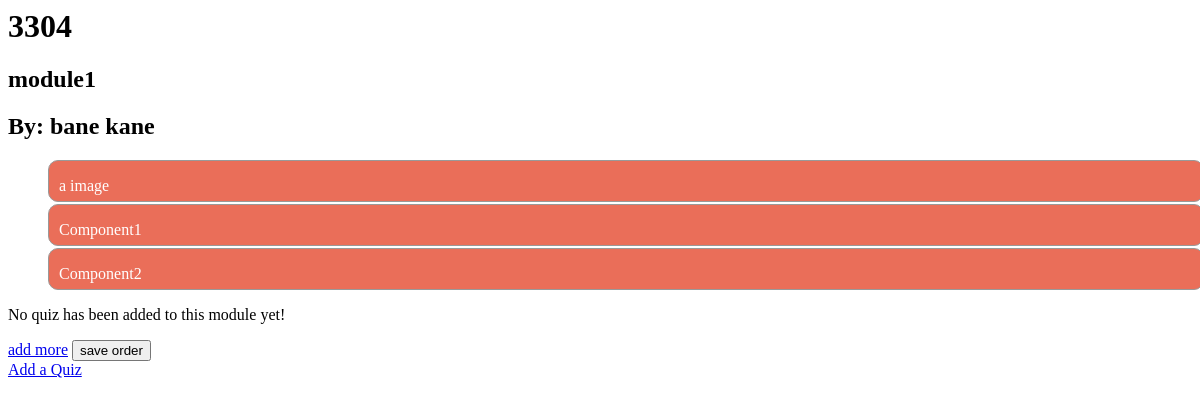
The app's page /system/manage/3/1/1/displayModuleContent/, older data.
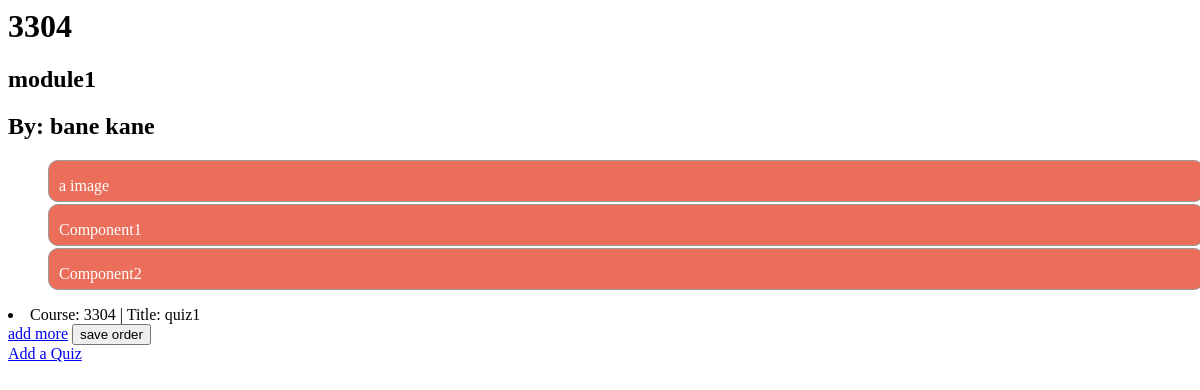
The same page, newer data.
### system/models.py (models this page shows, shortened)
class Course(models.Model):
	instructor = models.ForeignKey(Instructor, on_delete=models.CASCADE)
	category = models.ForeignKey(Category,on_delete=models.CASCADE)
	title = models.CharField(max_length=200)
	description = models.TextField()
	CECU_value = models.IntegerField()
	STATUS = (
		(0,'Open'),
		(1,'Pending'),
		(2,'Closed'),
	)
	status = models.IntegerField(choices=STATUS)

class Module(models.Model):
	course = models.ForeignKey(Course, on_delete=models.CASCADE)
	order = models.IntegerField()
	title=models.CharField(max_length=200)

class Component(models.Model):
	course=models.ForeignKey(Course,on_delete=models.CASCADE)
	module=models.ForeignKey(Module, default=None, null=True, blank=True, on_delete=models.SET_NULL)
	order=models.IntegerField(default=-1)
	title=models.CharField(max_length=200, blank=True)			# title of component?
	date_of_creation=models.DateField()
	date_of_lastUpdate=models.DateField()

class ComponentImage(Component):
	path=models.CharField(max_length=200)

class Component(models.Model):
	course=models.ForeignKey(Course,on_delete=models.CASCADE)
	module=models.ForeignKey(Module, default=None, null=True, blank=True, on_delete=models.SET_NULL)
	order=models.IntegerField(default=-1)
	title=models.CharField(max_length=200, blank=True)			# title of component?
	date_of_creation=models.DateField()
	date_of_lastUpdate=models.DateField()

class ComponentText(Component):
	content=models.TextField()

class Quiz(models.Model):
	course = models.ForeignKey(Course, on_delete=models.CASCADE)
	module=models.ForeignKey(Module,null=True,blank=True,on_delete=models.SET_NULL)
	title=models.CharField(max_length=200)
	pass_score = models.IntegerField()
	num_draw=models.IntegerField()
	def __str__(self):
		return f'Course: {self.course.title} | Title: {self.title}'

### system/moreviews/manageModules.py (the view)
# urls.py: path('manage/<int:instructor_id>/<int:course_id>/<int:module_id>/displayModuleContent/',manageModules.displayModuleContent,name='displayModuleContent'),
def displayModuleContent(request, **kwargs):
	module_id=kwargs['module_id']
	module=Module.objects.get(id=module_id)
	course=Course.objects.get(id=kwargs['course_id'])
	instructor=Instructor.objects.get(id=kwargs['instructor_id'])
	all_text_components=ComponentText.objects.filter(module__id=module_id)
	all_image_components=ComponentImage.objects.filter(module__id=module_id)
	quiz=Quiz.objects.filter(module__id=module_id)
	all_components=[None for i in range(len(all_text_components)+len(all_image_components))]
	for t in all_text_components:
		t.istext=True
		all_components[t.order]=t
	for i in all_image_components:
		i.isimage=True
		all_components[i.order]=i
	len_quiz=quiz.count()
	if len_quiz>0:
		quiz=quiz[0]
	template=loader.get_template("moduleContent.html")
	context={'components':all_components,
			 'len_component':len(all_components),
			 'quiz':quiz,
			 'len_quiz':len_quiz,
			 'instructor':instructor,
			 'course':course,
			 'module':module
			 }
	return HttpResponse(template.render(context,request))

### system/models.py (called while the page is built)
	def __str__(self):
		return f'{self.first_name} {self.last_name}'

### templates/moduleContent.html (shortened to what this page needs)
<head>
</head>
{% extends 'title.html' %}
{% block content %}
	{% if len_component > 0 %}
	<ul id="container">
		{% for component in components %}
			<li draggable="true" class="drag" id="{{component.pk}}">
				<p>{{component.title}}</p>
			</li>
		{% endfor %}
	</ul>
	{% else %}
		<p>No component has been added to this module yet!</p>
	{% endif %}
	{% if len_quiz > 0 %}
		<li>{{quiz}}</li>
	{% else %}
		<p>No quiz has been added to this module yet!</p>
	{% endif %}
<a href="{% url 'display_available_components' instructor.pk course.pk module.pk %}">add more</a>
<button id="btn" onclick="neworder()">save order</button>
<a href="/system/manage/{{instructor.id}}/{{course.id}}/{{module.id}}/selectQuiz/">Add a Quiz</a>
{% endblock%}

### templates/title.html (shortened to what this page needs)
{% if course %}
	<h1>{{course.title}}</h1>
{% endif %}
{% if module %}
	<h2>{{module.title}}</h2>
{% endif %}
{% if instructor %}
	<h2>By: {{instructor}}</h2>
{% endif %}
{% block content %}
{% endblock %}

### templates/moduleContent.html (style rules this page uses)
.drag { width: 100%; height: 40px; border: 1px solid #999; background: #EA6E59; margin-top: 2px; border-radius: 10px; padding-left: 10px; color: white; cursor: move; }

Row changes from the older to the newer data that the page shows:
added Quiz: course+title "Course: 3304 | Title: quiz1"
Text that changed along with them:
text no longer shown: "No quiz has been added to this module yet!"
